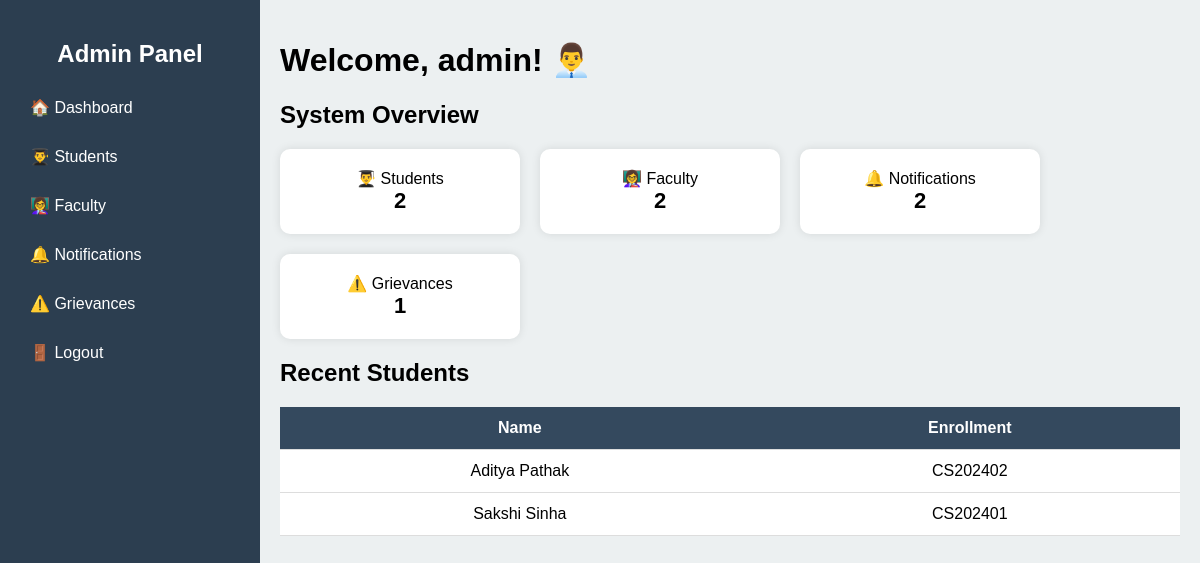
The app's page /admin/dashboard (signed in) with its own data.
### tables this page shows
CREATE TABLE admin (
    id INTEGER PRIMARY KEY AUTOINCREMENT,
    username TEXT,
    password TEXT
);

CREATE TABLE students (
    id INTEGER PRIMARY KEY AUTOINCREMENT,
    name TEXT,
    enrollment TEXT UNIQUE,
    password TEXT,
    course TEXT,
    semester TEXT,
    year TEXT
, branch TEXT);

### app.py (the view)
@app.route("/admin/dashboard")
def admin_dashboard():
    if "admin_id" not in session:
        return redirect(url_for("login"))
    conn = get_db_connection()
    admin = conn.execute(
        "SELECT * FROM admin WHERE id=?",
        (session["admin_id"],)
    ).fetchone()
    total_students = conn.execute("SELECT COUNT(*) FROM students").fetchone()[0]
    total_faculty = conn.execute("SELECT COUNT(*) FROM faculty").fetchone()[0]
    try:
        total_grievances = conn.execute("SELECT COUNT(*) FROM grievances").fetchone()[0]
    except:
        total_grievances = 0
    try:
        total_notifications = conn.execute("SELECT COUNT(*) FROM notifications").fetchone()[0]
    except:
        total_notifications = 0
    recent_students = conn.execute("""
        SELECT name, enrollment FROM students
        ORDER BY id DESC LIMIT 5
    """).fetchall()
    conn.close()
    return render_template(
        "admin_dashboard.html",
        admin=admin,
        total_students=total_students,
        total_faculty=total_faculty,
        total_grievances=total_grievances,
        total_notifications=total_notifications,
        recent_students=recent_students
    )

### app.py (called while the page is built)
def get_db_connection():
    conn = sqlite3.connect("database.db")
    conn.row_factory = sqlite3.Row
    return conn

### templates/admin_dashboard.html (shortened to what this page needs)
<!DOCTYPE html>
<html>
<head>
</head>
<body>
<div class="sidebar">
    <h2>Admin Panel</h2>
    <a href="/admin/dashboard">🏠 Dashboard</a>
    <a href="/admin/students">👨‍🎓 Students</a>
    <a href="/admin/faculty">👩‍🏫 Faculty</a>
    <a href="/admin/notifications">🔔 Notifications</a>
    <a href="/admin/grievances">⚠️ Grievances</a>
    <a href="/">🚪 Logout</a>
</div>
<div class="main">
    <h1>Welcome, {{ admin['username'] }}! 👨‍💼</h1>
    <h2>System Overview</h2>
    <div class="cards">
        <div class="card">
            👨‍🎓 Students <br>
            <b>{{ total_students }}</b>
        </div>
        <div class="card">
            👩‍🏫 Faculty <br>
            <b>{{ total_faculty }}</b>
        </div>
        <div class="card">
            🔔 Notifications <br>
            <b>{{ total_notifications }}</b>
        </div>
        <div class="card">
            ⚠️ Grievances <br>
            <b>{{ total_grievances }}</b>
        </div>
    </div>
    <h2>Recent Students</h2>
    <table>
        <tr>
            <th>Name</th>
            <th>Enrollment</th>
        </tr>
        {% for s in recent_students %}
        <tr>
            <td>{{ s['name'] }}</td>
            <td>{{ s['enrollment'] }}</td>
        </tr>
        {% endfor %}
    </table>
</div>
</body>
</html>

### templates/admin_dashboard.html (style rules this page uses)
body { margin: 0; font-family: Arial; display: flex; }
.sidebar { width: 220px; height: 100vh; background: #2c3e50; color: white; padding: 20px; }
.sidebar h2 { text-align: center; }
.sidebar a { display: block; color: white; padding: 10px; margin: 10px 0; text-decoration: none; border-radius: 5px; }
.main { flex: 1; padding: 20px; background: #ecf0f1; }
.cards { display: flex; gap: 20px; flex-wrap: wrap; }
.card { background: white; padding: 20px; width: 200px; border-radius: 10px; text-align: center; box-shadow: 0 0 10px rgba(0,0,0,0.1); }
.card b { font-size: 22px; }
table { width: 100%; border-collapse: collapse; background: white; margin-top: 20px; }
th, td { padding: 12px; text-align: center; border-bottom: 1px solid #ddd; }
th { background: #34495e; color: white; }

### records on screen
admin: username "admin"
students: name "Aditya Pathak", enrollment "CS202402"
students: name "Sakshi Sinha", enrollment "CS202401"

### other values on screen
{{ total_students }} "2"
{{ total_faculty }} "2"
{{ total_notifications }} "2"
{{ total_grievances }} "1"
